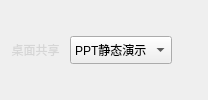
                  <widget class="QWidget" name="widget_15" native="true">
                   <layout class="QHBoxLayout" name="horizontalLayout_26">
                    <property name="spacing">
                     <number>10</number>
                    </property>
                    <property name="leftMargin">
                     <number>5</number>
                    </property>
                    <property name="topMargin">
                     <number>0</number>
                    </property>
                    <property name="rightMargin">
                     <number>12</number>
                    </property>
                    <property name="bottomMargin">
                     <number>0</number>
                    </property>
                    <item>
                     <widget class="QLabel" name="label_13">
                      <property name="minimumSize">
                       <size>
                        <width>55</width>
                        <height>0</height>
                       </size>
                      </property>
                      <property name="maximumSize">
                       <size>
                        <width>55</width>
                        <height>16777215</height>
                       </size>
                      </property>
                      <property name="styleSheet">
                       <string notr="true">font-size : 12px;
font-family : 微软雅黑;
color : #D6D6D6;</string>
                      </property>
                      <property name="text">
                       <string>  桌面共享</string>
                      </property>
                     </widget>
                    </item>
                    <item>
                     <widget class="ComboBox" name="comboBox">
                      <property name="enabled">
                       <bool>true</bool>
                      </property>
                      <property name="minimumSize">
                       <size>
                        <width>0</width>
                        <height>28</height>
                       </size>
                      </property>
                      <property name="maximumSize">
                       <size>
                        <width>16777215</width>
                        <height>28</height>
                       </size>
                      </property>
                      <property name="styleSheet">
                       <string notr="true">QComboBox#comboBox:disabled
{
color: rgb(85, 85, 85);
font: 12px;
height: 28px;
min-height: 28px;
border-image:url(:/sysButton/comboBox_normal_big);
padding-left:10px;
padding-right:10px;
}</string>
                      </property>
                      <item>
                       <property name="text">
                        <string>PPT静态演示</string>
                       </property>
                      </item>
                      <item>
                       <property name="text">
                        <string>视频动态演示</string>
                       </property>
                      </item>
                     </widget>
                    </item>
                    <item>
                     <widget class="QLabel" name="label_DesktopProfileTips">
                      <property name="minimumSize">
                       <size>
                        <width>14</width>
                        <height>14</height>
                       </size>
                      </property>
                      <property name="maximumSize">
                       <size>
                        <width>14</width>
                        <height>14</height>
                       </size>
                      </property>
                      <property name="styleSheet">
                       <string notr="true">QLabel:hover{
	border-image: url(:/sysButton/img/sysButton/noiseTipsOn.png);
}

QLabel{
	border-image: url(:/sysButton/img/sysButton/noiseTips.png);
}</string>
                      </property>
                      <property name="text">
                       <string/>
                      </property>
                     </widget>
                    </item>
                   </layout>
                  </widget>
